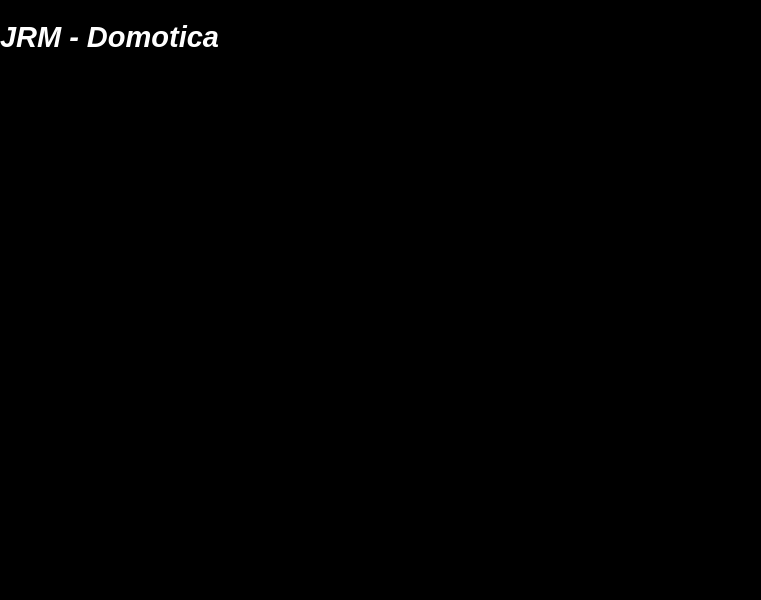
<?xml version="1.0" encoding="UTF-8"?>
<ui version="4.0">
 <class>MainWindow</class>
 <widget class="QMainWindow" name="MainWindow">
  <property name="geometry">
   <rect>
    <x>0</x>
    <y>0</y>
    <width>761</width>
    <height>600</height>
   </rect>
  </property>
  <property name="windowTitle">
   <string>They see me rollin..</string>
  </property>
  <property name="windowIcon">
   <iconset>
    <normaloff>images/hqdefault.ico</normaloff>images/hqdefault.ico</iconset>
  </property>
  <property name="layoutDirection">
   <enum>Qt::LeftToRight</enum>
  </property>
  <property name="autoFillBackground">
   <bool>false</bool>
  </property>
  <property name="styleSheet">
   <string notr="true">background-color: rgb(0, 0, 0);</string>
  </property>
  <widget class="QWidget" name="centralwidget">
   <widget class="QLabel" name="label">
    <property name="geometry">
     <rect>
      <x>0</x>
      <y>0</y>
      <width>235</width>
      <height>35</height>
     </rect>
    </property>
    <property name="sizeIncrement">
     <size>
      <width>30</width>
      <height>30</height>
     </size>
    </property>
    <property name="baseSize">
     <size>
      <width>20</width>
      <height>16</height>
     </size>
    </property>
    <property name="font">
     <font>
      <pointsize>22</pointsize>
      <weight>75</weight>
      <italic>true</italic>
      <bold>true</bold>
     </font>
    </property>
    <property name="autoFillBackground">
     <bool>false</bool>
    </property>
    <property name="styleSheet">
     <string notr="true">background-color: rgb(0, 0, 0);
color: rgb(255, 255, 255);</string>
    </property>
    <property name="text">
     <string>JRM - Domotica</string>
    </property>
   </widget>
   <widget class="Line" name="line">
    <property name="geometry">
     <rect>
      <x>0</x>
      <y>30</y>
      <width>981</width>
      <height>16</height>
     </rect>
    </property>
    <property name="orientation">
     <enum>Qt::Horizontal</enum>
    </property>
   </widget>
   <widget class="QWidget" name="horizontalLayoutWidget">
    <property name="geometry">
     <rect>
      <x>10</x>
      <y>90</y>
      <width>731</width>
      <height>211</height>
     </rect>
    </property>
    <layout class="QHBoxLayout" name="horizontalLayout">
     <property name="topMargin">
      <number>1</number>
     </property>
     <item>
      <widget class="QLabel" name="label_3">
       <property name="sizePolicy">
        <sizepolicy hsizetype="Minimum" vsizetype="Minimum">
         <horstretch>0</horstretch>
         <verstretch>0</verstretch>
        </sizepolicy>
       </property>
       <property name="maximumSize">
        <size>
         <width>200</width>
         <height>200</height>
        </size>
       </property>
       <property name="autoFillBackground">
        <bool>false</bool>
       </property>
       <property name="text">
        <string/>
       </property>
       <property name="pixmap">
        <pixmap resource="guiresource.qrc">:/newPrefix/images/143768-weather-collection/png/thermometer-1.png</pixmap>
       </property>
       <property name="scaledContents">
        <bool>true</bool>
       </property>
      </widget>
     </item>
     <item>
      <widget class="QLabel" name="label_2">
       <property name="maximumSize">
        <size>
         <width>200</width>
         <height>200</height>
        </size>
       </property>
       <property name="text">
        <string/>
       </property>
       <property name="pixmap">
        <pixmap resource="guiresource.qrc">:/newPrefix/images/png/004-idea.png</pixmap>
       </property>
       <property name="scaledContents">
        <bool>true</bool>
       </property>
      </widget>
     </item>
     <item>
      <widget class="QLabel" name="label_4">
       <property name="sizePolicy">
        <sizepolicy hsizetype="Minimum" vsizetype="Minimum">
         <horstretch>0</horstretch>
         <verstretch>0</verstretch>
        </sizepolicy>
       </property>
       <property name="maximumSize">
        <size>
         <width>200</width>
         <height>200</height>
        </size>
       </property>
       <property name="autoFillBackground">
        <bool>false</bool>
       </property>
       <property name="text">
        <string/>
       </property>
       <property name="pixmap">
        <pixmap resource="guiresource.qrc">:/newPrefix/images/143768-weather-collection/png/wind.png</pixmap>
       </property>
       <property name="scaledContents">
        <bool>true</bool>
       </property>
      </widget>
     </item>
    </layout>
   </widget>
   <widget class="QWidget" name="horizontalLayoutWidget_2">
    <property name="geometry">
     <rect>
      <x>10</x>
      <y>310</y>
      <width>731</width>
      <height>211</height>
     </rect>
    </property>
    <layout class="QHBoxLayout" name="horizontalLayout_2">
     <property name="topMargin">
      <number>1</number>
     </property>
     <item>
      <widget class="QLabel" name="label_5">
       <property name="sizePolicy">
        <sizepolicy hsizetype="Minimum" vsizetype="Minimum">
         <horstretch>0</horstretch>
         <verstretch>0</verstretch>
        </sizepolicy>
       </property>
       <property name="maximumSize">
        <size>
         <width>200</width>
         <height>200</height>
        </size>
       </property>
       <property name="autoFillBackground">
        <bool>false</bool>
       </property>
       <property name="text">
        <string/>
       </property>
       <property name="pixmap">
        <pixmap resource="guiresource.qrc">:/newPrefix/images/png/002-up-arrow.png</pixmap>
       </property>
       <property name="scaledContents">
        <bool>true</bool>
       </property>
      </widget>
     </item>
     <item>
      <widget class="QLabel" name="label_6">
       <property name="maximumSize">
        <size>
         <width>200</width>
         <height>200</height>
        </size>
       </property>
       <property name="text">
        <string/>
       </property>
       <property name="pixmap">
        <pixmap resource="guiresource.qrc">:/newPrefix/images/png/001-down-arrow.png</pixmap>
       </property>
       <property name="scaledContents">
        <bool>true</bool>
       </property>
      </widget>
     </item>
     <item>
      <widget class="QLabel" name="label_7">
       <property name="sizePolicy">
        <sizepolicy hsizetype="Minimum" vsizetype="Minimum">
         <horstretch>0</horstretch>
         <verstretch>0</verstretch>
        </sizepolicy>
       </property>
       <property name="maximumSize">
        <size>
         <width>200</width>
         <height>200</height>
        </size>
       </property>
       <property name="autoFillBackground">
        <bool>false</bool>
       </property>
       <property name="text">
        <string/>
       </property>
       <property name="pixmap">
        <pixmap resource="guiresource.qrc">:/newPrefix/images/png/005-gear.png</pixmap>
       </property>
       <property name="scaledContents">
        <bool>true</bool>
       </property>
      </widget>
     </item>
    </layout>
   </widget>
  </widget>
  <widget class="QMenuBar" name="menubar">
   <property name="geometry">
    <rect>
     <x>0</x>
     <y>0</y>
     <width>761</width>
     <height>21</height>
    </rect>
   </property>
   <widget class="QMenu" name="menuJRM_Domotica">
    <property name="title">
     <string>File</string>
    </property>
    <addaction name="actionExit"/>
   </widget>
   <widget class="QMenu" name="menuHelp">
    <property name="title">
     <string>Help</string>
    </property>
   </widget>
   <addaction name="menuJRM_Domotica"/>
   <addaction name="menuHelp"/>
  </widget>
  <widget class="QStatusBar" name="statusbar"/>
  <action name="actionExit">
   <property name="text">
    <string>Exit</string>
   </property>
  </action>
 </widget>
 <resources>
  <include location="guiresource.qrc"/>
 </resources>
 <connections/>
</ui>
